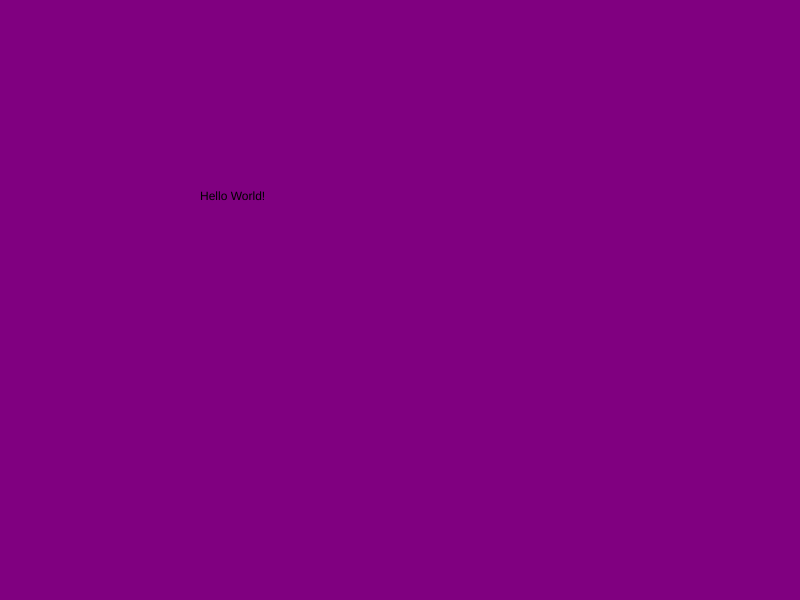
Frame 1 (no input)
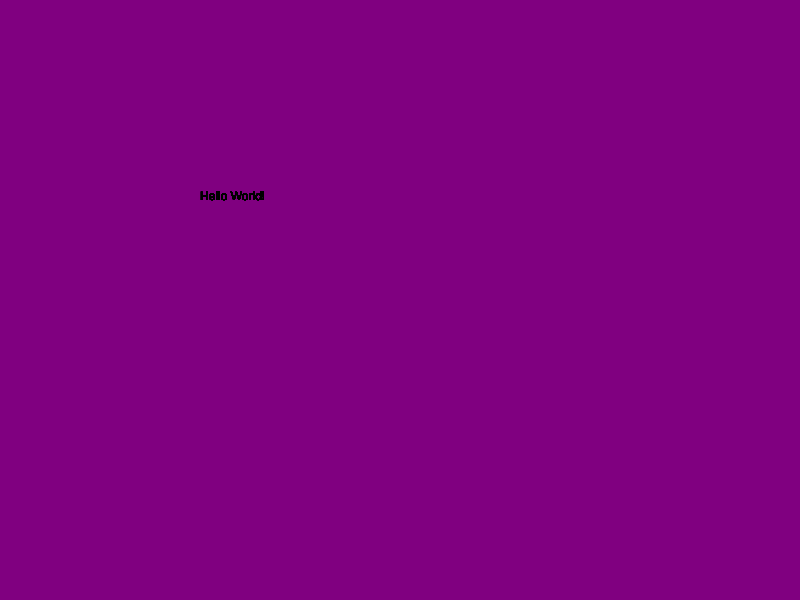
Frame 60 (no input)
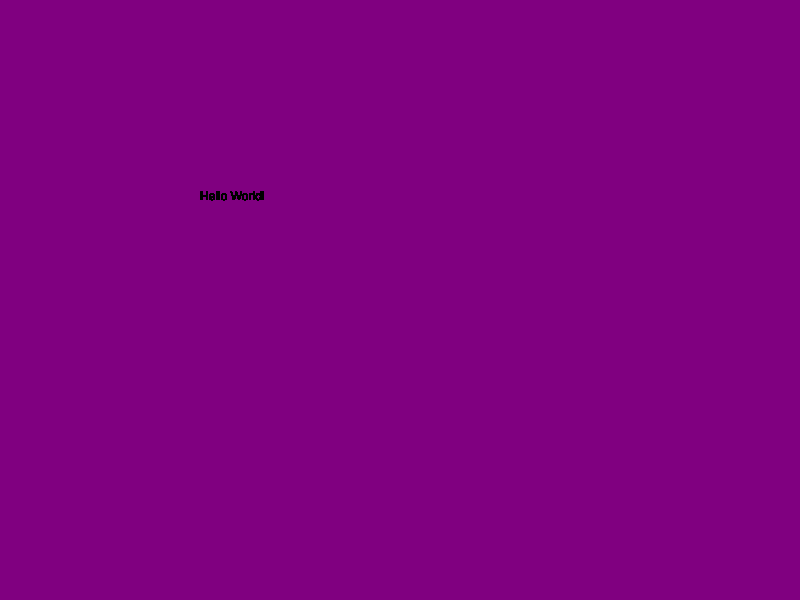
Frame 120 (the mouse pressed at the canvas centre since frame 60)

The p5.js sketch that drew these frames (run headless with seeded random() and noise() and a simulated clock; from frame 60 on, the mouse is pressed at the canvas centre):

// p5.js sketch
// ── sketch.js
// Declare the setup() function
function setup() {

    // create a canvas 800px wide and 600px high
  createCanvas(800, 600);

    // color the background 'purple'
    background('purple')
}

// Declare draw() function
function draw() {

  // Using the text function, have p5 write, hello world
  // The text is will be positioned at, x: 200 y: 200
  text("Hello World!", 200, 200);
}
